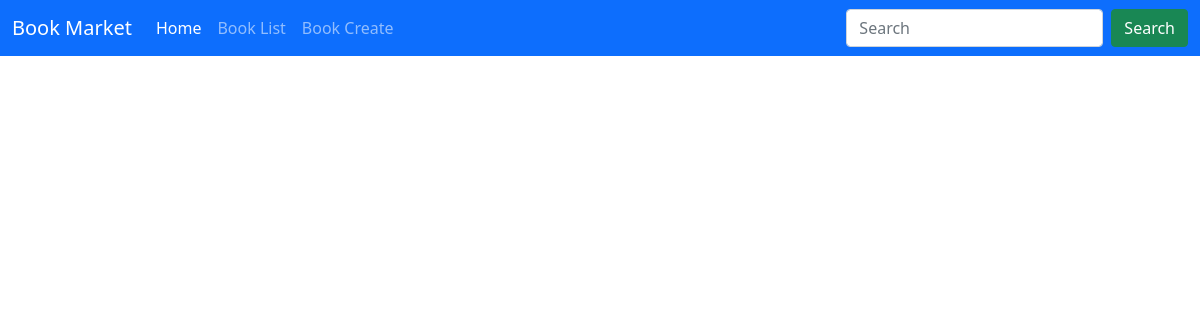
The page /books/ on the database as committed earlier.
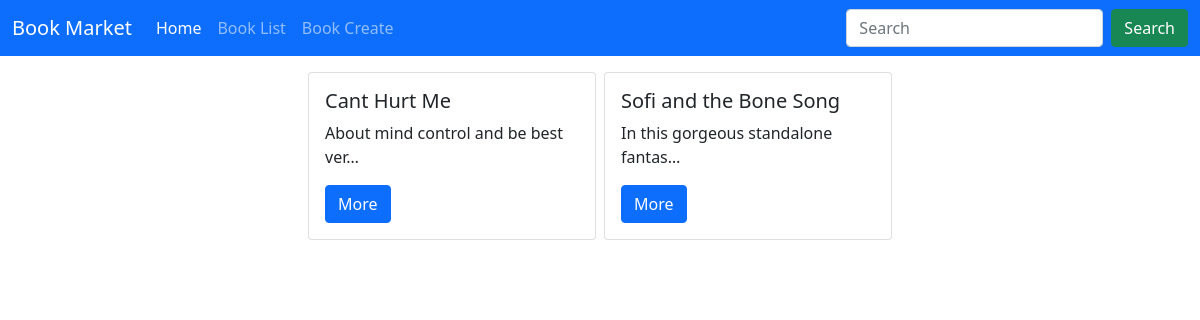
The same page on the database as committed later.
### books/models.py (models this page shows, shortened)
class Book(models.Model):
    title = models.CharField(max_length=200)
    author = models.CharField(max_length=200)
    description = models.TextField()
    price = models.DecimalField(max_digits=5, decimal_places=2)
    def get_absolute_url(self):
        return reverse("book_detail", args={self.id})

### books/views.py (the view)
# urls.py: path('', BookListView.as_view(), name='book_list'),
class BookListView(generic.ListView):
    model = Book
    template_name = 'book_list.html'
    context_object_name = 'books'

### books/templates/book_list.html (shortened to what this page needs)
{% extends "_base.html" %}
{% block content %}
<div class="d-flex justify-content-center mt-3">
    {% for book in books %}
        <div class="card mx-1" style="width: 18rem;">
            <div class="card-body">
                <h5 class="card-title">{{ book.title }}</h5>
                <p class="card-text">{{ book.description|truncatechars_html:35 }}</p>
                <a href="{{ book.get_absolute_url }}" class="btn btn-primary">More</a>
            </div>
        </div>
    {% endfor %}
</div>
{% endblock content %}

### templates/_base.html (shortened to what this page needs)
<!DOCTYPE html>
<html lang="en">
<head>
    <link href="https://cdn.jsdelivr.net/npm/bootstrap@5.1.3/dist/css/bootstrap.min.css" rel="stylesheet">
</head>
<body>
    <nav class="navbar navbar-expand-lg bg-primary navbar-dark">
        <div class="container-fluid">
          <div class="collapse navbar-collapse" id="navbarTogglerDemo01">
            <a class="navbar-brand" href="#">Book Market</a>
            <ul class="navbar-nav me-auto mb-2 mb-lg-0">
              <li class="nav-item">
                <a class="nav-link active" aria-current="page" href="{% url "home" %}">Home</a>
              </li>
              <li class="nav-item">
                <a class="nav-link" href="{% url "book_list" %}">Book List</a>
              </li>
              <li class="nav-item">
                <a class="nav-link" href="{% url "book_create" %}">Book Create</a>
              </li>
            </ul>
            <form class="d-flex">
              <input class="form-control me-2" type="search" placeholder="Search" aria-label="Search">
              <button class="btn btn-success" type="submit">Search</button>
            </form>
          </div>
        </div>
      </nav>
    {% block content %}
    {% endblock content %}
</body>
</html>

Rows that differ between the two databases and show on the page:
added Book: title "Cant Hurt Me", description "About mind control and be best ver…"
added Book: title "Sofi and the Bone Song", description "In this gorgeous standalone fantas…"
